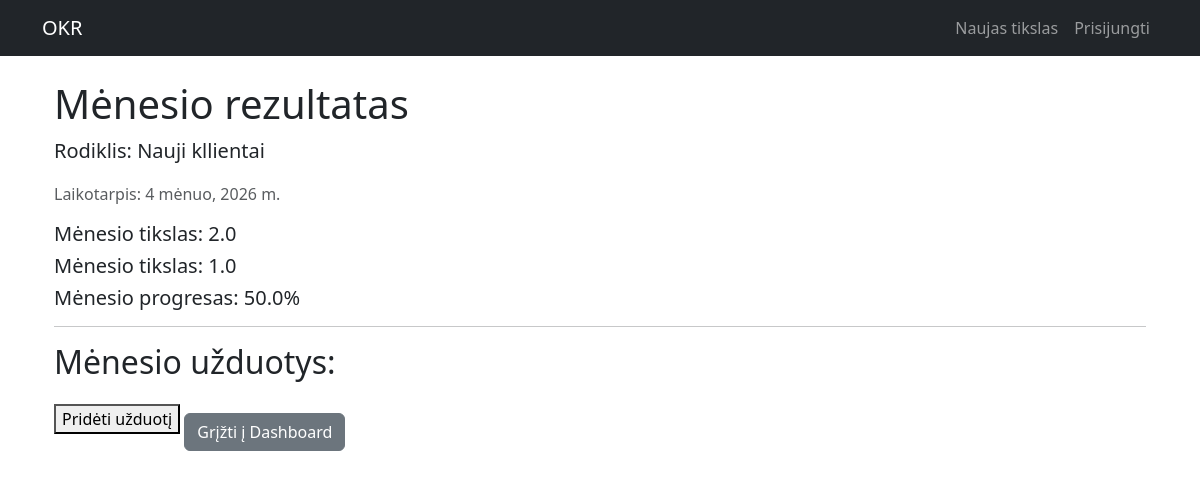
The app's page /2026/4/17/ with its own data.
### okr/models.py (models this page shows, shortened)
class MonthResult(models.Model):
    MONTH_CHOICES = [
        (1, 'Sausis'), (2, 'Vasaris'), (3, 'Kovas'), (4, 'Balandis'),
        (5, 'Gegužė'), (6, 'Birželis'), (7, 'Liepa'), (8, 'Rugpjūtis'),
        (9, 'Rugsėjis'), (10, 'Spalis'), (11, 'Lapkritis'), (12, 'Gruodis'),
    ]
    QUARTER_CHOICES = [(1, 'Q1'), (2, 'Q2'), (3, 'Q3'), (4, 'Q4')]
    monthly_key_result = models.ForeignKey(KeyResult, on_delete=models.CASCADE)
    month = models.IntegerField(choices=MONTH_CHOICES, default=1)
    quarter = models.IntegerField(choices=QUARTER_CHOICES, default=1)
    planned_result = models.DecimalField(max_digits=12, decimal_places=1)
    actual_result = models.DecimalField(max_digits=12, decimal_places=1, null=True, blank=True)
    @property
    def achievement_percentage(self):
        if self.planned_result and self.actual_result:
            return (self.actual_result / self.planned_result) * 100
        return 0

class KeyResult(models.Model):
    DISTRIBUTION_CHOICES = [
        ('cumulative', 'Išdaliniamas per mėnesius (÷ 12)'),
        ('fixed', 'Vienodas procentas viesiems mėn'),
        ('binary', 'Įvykdyta / Neįvykdyta')
    ]
    objective = models.ForeignKey(Objective, on_delete=models.CASCADE)
    name = models.CharField(max_length=200)
    unit = models.ForeignKey(Unit, on_delete=models.SET_NULL, null=True)
    annual_goal = models.DecimalField(max_digits=12, decimal_places=2)
    icon_class = models.CharField(max_length=50, default="fa-rocket")
    distribution_type = models.CharField(
        max_length=20,
        choices=DISTRIBUTION_CHOICES,
        default='cumulative',
    )

class Objective(models.Model):
    brand = models.CharField(max_length=100, default='Your Brand')
    team = models.CharField(max_length=200, default='Your Department')
    year = models.IntegerField()
    goal = models.CharField(max_length=200)

### okr/views.py (the view)
# urls.py: path('<int:year>/<int:month>/<int:kr_id>/', views.action_items, name='action_items'),
def action_items(request, year, month, kr_id):
    month_result = get_object_or_404(
        MonthResult,
        id=kr_id,
        month=month,
        monthly_key_result__objective__year=year,
    )
    if request.method == 'POST':
        if request.POST.get('form_type') == 'month_result':
            form = MonthResultForm(request.POST, instance=month_result)
            if form.is_valid():
                form.save()
        elif request.POST.get('form_type') == 'action':
            action_form = ActionForm(request.POST)
            if action_form.is_valid():
                action = action_form.save(commit=False)
                action.month_result = month_result
                action.save()
        elif request.POST.get('form_type') == 'action_update':
            action_id = request.POST.get('action_id')
            action = get_object_or_404(Action, id=action_id)
            action_update_form = ActionUpdateForm(request.POST, instance=action)
            if action_update_form.is_valid():
                action_update_form.save()
        return redirect('action_items', year=year, month=month, kr_id=kr_id)
    else:
        form = MonthResultForm(instance=month_result)
        action_form = ActionForm()
    return render(request, 'actions.html', {
        'month_result': month_result,
        'actions': month_result.action_set.all(),
        'form': form,
        'action_form': action_form,
    })

### okr/models.py (called while the page is built)
    def __str__(self):
        return self.name

### okr/templates/actions.html (shortened to what this page needs)
{% extends "base.html" %}
{% block content %}
<div class="container mt-4">
    <h1>Mėnesio rezultatas</h1>
    <p class="lead">Rodiklis: {{ month_result.monthly_key_result.name }}</p>
    <p class="text-muted">Laikotarpis: {{ month_result.month }} mėnuo, {{ month_result.monthly_key_result.objective.year }} m.</p>
    <h5>Mėnesio tikslas: {{ month_result.planned_result }}</h5>
    <h5>Mėnesio tikslas: {{ month_result.actual_result }}</h5>
    <h5>Mėnesio progresas: {{ month_result.achievement_percentage|floatformat:1 }}%</h5>
    <hr>
    <h2>Mėnesio užduotys:</h2>
<button data-bs-toggle="modal" data-bs-target="#actionModal">
    Pridėti užduotį
</button>
    <a href="{% url 'dashboard' month_result.monthly_key_result.objective.id %}" class="btn btn-secondary mt-4">
        Grįžti į Dashboard
    </a>
</div>
{% endblock %}

### records on screen
MonthResult: monthly_key_result.name "Nauji kllientai", month "4", monthly_key_result.objective.year "2026", planned_result "2.0", actual_result "1.0", achievement_percentage "50.0"
